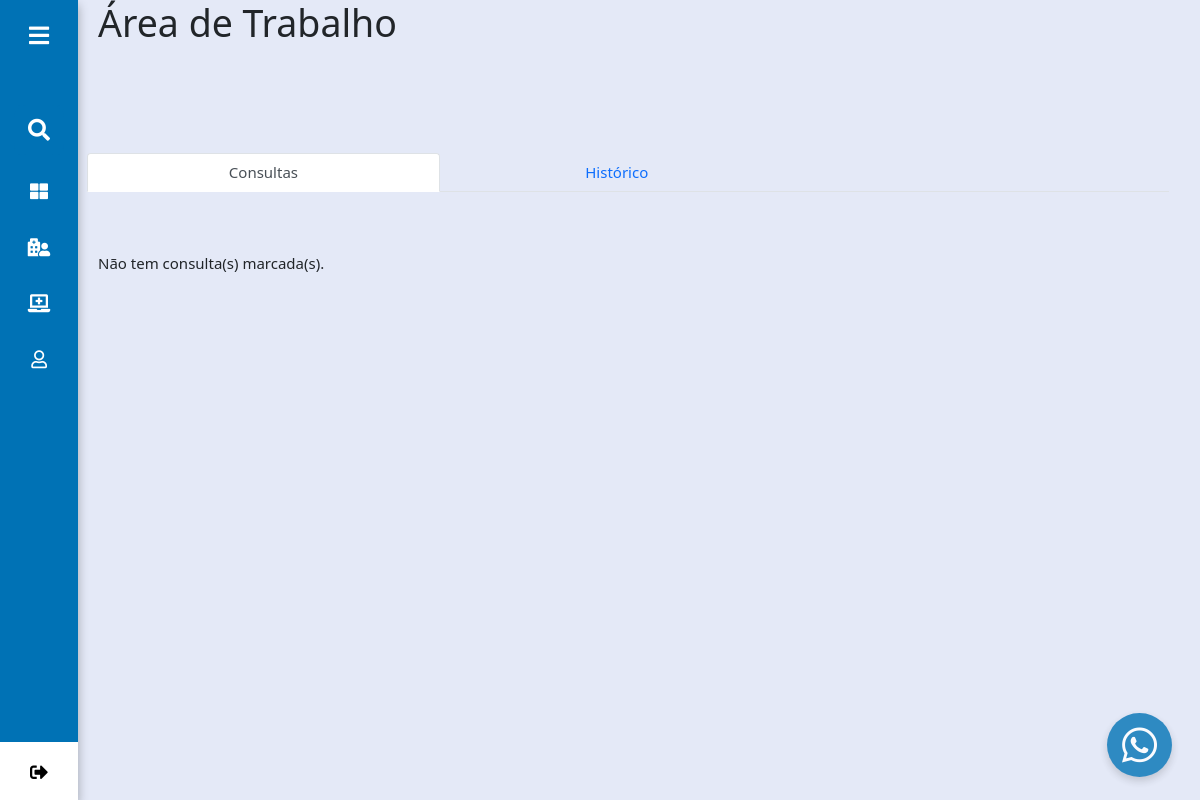
The page /interfaceusuario/Medico/index.php (signed in) on the database as committed earlier.
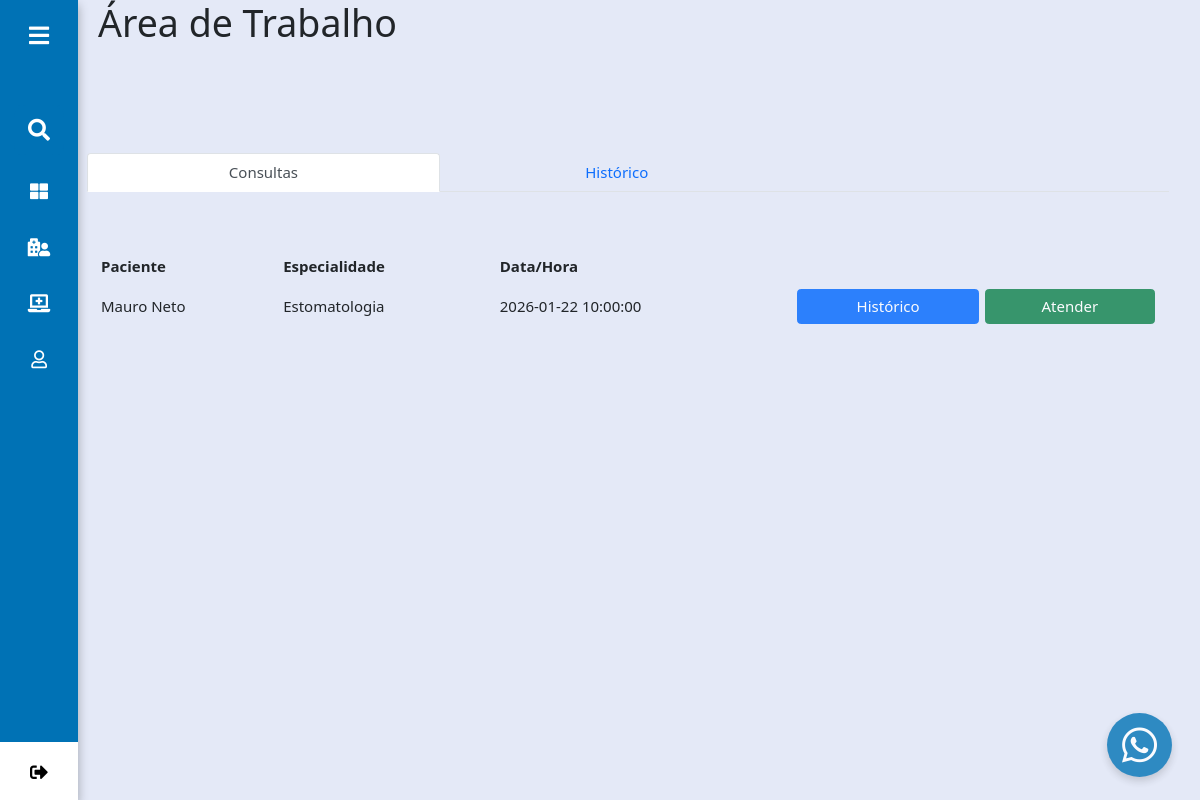
The same page on the database as committed later.
### tables this page shows
CREATE TABLE `pessoa` (
  `idPessoa` int(11) NOT NULL,
  `nomeUtilizador` varchar(100) DEFAULT NULL,
  `password` varchar(150) DEFAULT NULL,
  `nome` varchar(200) DEFAULT NULL,
  `peso` float DEFAULT NULL,
  `dataNasc` date DEFAULT NULL,
  `genero` varchar(25) DEFAULT NULL,
  `estCivil` varchar(25) DEFAULT NULL,
  `tipoSang` varchar(10) DEFAULT NULL,
  `tipoUser` varchar(20) DEFAULT NULL,
  `endereco` varchar(100) NOT NULL,
  `codMunicipio` int(11) NOT NULL,
  `documentoIdentificacao` varchar(100) NOT NULL,
  `numeroDocumento` varchar(100) NOT NULL,
  `foto` varchar(255) NOT NULL
);

CREATE TABLE `medico` (
  `numOrdem` varchar(20) NOT NULL,
  `idPessoa` int(11) DEFAULT NULL,
  `descricao` varchar(200) NOT NULL
);

CREATE TABLE `especialidade` (
  `codEspecialidade` int(11) NOT NULL,
  `nome` varchar(100) DEFAULT NULL
);

CREATE TABLE `consulta` (
  `codConsulta` int(11) NOT NULL,
  `numOrdem` varchar(20) DEFAULT NULL,
  `codEspecialidade` int(11) DEFAULT NULL,
  `idPessoa` int(11) DEFAULT NULL,
  `dataConsulta` datetime DEFAULT NULL,
  `preco` float DEFAULT NULL,
  `diagnosticoProvavel` varchar(255) DEFAULT NULL,
  `motivoConsulta` varchar(255) DEFAULT NULL,
  `resumoSindromico` varchar(255) DEFAULT NULL,
  `antPatFamiliares` varchar(255) DEFAULT NULL,
  `antPatPessoais` varchar(255) DEFAULT NULL,
  `historicoDoencaAtual` varchar(255) DEFAULT NULL,
  `estadoConsulta` varchar(20) NOT NULL
);

### interfaceusuario/Medico/index.php (the view, shortened to what the changed rows need)
<!DOCTYPE html>
<html lang="pt-PT">
    <head>
        <link rel="stylesheet" type="text/css" href="../../css/estilo.css">
        <link rel="stylesheet" type="text/css" href="../../css/interfaceusuario.css">
        <link rel="stylesheet" type="text/css" href="../../css/bootstrap.min.css">
        <link rel="stylesheet" type="text/css" href="../../css/all.css">
        <link rel="stylesheet" type="text/css" href="../../css/marcacao.css">
        <link rel="stylesheet" type="text/css" href="../../css/chat.css">
    </head>
    <body>
        <?php include_once 'menu.php'; ?>
        <section class="home-section" id="main">
            <div class="text">
                <div class="row userNameTitle">
                    <div class="col-lg-12">
                        <h1>Área de Trabalho</h1>
                    </div>
                </div>
                <div class="row mt-5 w-100">
                    <div class="tab-content" id="myTabContent">
                        <div class="tab-pane fade mt-3 show active" role="tabpanel" id="primeiraTab">
                            <div class="row mt-5 opcoes">
                                <div class="col-lg-12">
                                    <div class="row mt-3">
                                      <div>
                                        <?php
                                          $sql0 = "SELECT * FROM medico WHERE idPessoa = {$_SESSION["idPessoa"]}";
                                          $dados0 = mysqli_query($mysqli,$sql0);
                                          while ($row0 = mysqli_fetch_assoc($dados0)) {
                                            $nOrdem = $row0['numOrdem'];
                                            $sql = "SELECT * FROM consulta WHERE numOrdem = '$nOrdem' AND estadoConsulta = 'Activo'";
                                            $dados = mysqli_query($mysqli,$sql);
                                            if (!empty(mysqli_num_rows($dados))) { ?>
                                              <table>
                                                <tr>
                                                  <th>Paciente</th>
                                                  <th>Especialidade</th>
                                                  <th>Data/Hora</th>
                                                </tr>
                                                <?php
                                              while ($row = mysqli_fetch_assoc($dados)) {
                                                $sql1 = "SELECT * FROM pessoa WHERE idPessoa = {$row['idPessoa']}";
                                                $dados1 = mysqli_query($mysqli,$sql1);
                                                while ($row1 = mysqli_fetch_assoc($dados1)) { ?>
                                                <tr>
                                                  <td><?php echo $row1['nome']; ?></td>
                                                  <?php
                                                  $sql2 = "SELECT * FROM especialidade WHERE codEspecialidade = {$row['codEspecialidade']}";
                                                  $dados2 = mysqli_query($mysqli,$sql2);
                                                  while ($row2 = mysqli_fetch_assoc($dados2)) { ?>
                                                  <td><?php echo $row2['nome']; ?></td>
                                                  <?php }  ?>
                                                  <td><?php echo $row['dataConsulta']; ?></td>
                                                  <td><button type="button" class="btn btn-primary w-100">Histórico</button></td>
                                                  <td><button type="button" class="btn btn-primary btn-success w-100">Atender</button</td>
                                                </tr>
                                              <?php }
                                            } ?>
                                            </table>
                                          <?php }else {
                                            echo "Não tem consulta(s) marcada(s).";
                                          }} ?>
                                        </div>
                                    </div>
                                </div>
                            </div>
                        </div>
                    </div>
                </div>
            </div>
        </section>
    </body>
</html>

### interfaceusuario/Medico/menu.php (shortened to what the changed rows need)
<?php
include '../../conexao.php';
?>
<div class="sidebar french-blue">
    <ul class="nav-list">
        <li class="profile">
            <?php
            $sql = "SELECT * FROM pessoa WHERE idPessoa = {$_SESSION["idPessoa"]}";
            $dados = mysqli_query($mysqli, $sql);
            while ($dadosusuario = mysqli_fetch_assoc($dados)) {
            ?>
                <a href="../../index.php">
                    <i class="fas fa-sign-out-alt" id="log_out"></i>
                </a>
            <?php
            }
            ?>
        </li>
    </ul>
</div>

Rows that differ between the two databases and show on the page:
computed for medico: text "Não tem consulta(s) marcada(s)." → "Paciente Especialidade Data/Hora"
added consulta: dataConsulta "2026-01-22 10:00:00"
now on this page (row unchanged): pessoa: nome "Mauro Neto"
now on this page (row unchanged): especialidade: nome "Estomatologia"
